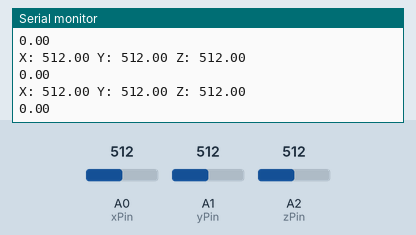
A sketch run on a simulated Arduino Uno R4 WiFi. Parts: the last lines printed to the serial monitor. Inputs (shaded band) come from the test bench; at power-on: A0 (xPin) = 512, A1 (yPin) = 512, A2 (zPin) = 512. WiFi joins after 1.5 s; servers stay silent unless stated; network time is answered at once with the bench clock; uploads are accepted with an empty reply; the local clock reads 2024-03-15 10:24:30 at power-on unless the sketch sets it.

Above: at 2.7 s.
2.8 s: A0 (xPin) set to 716
At 2.85 s:
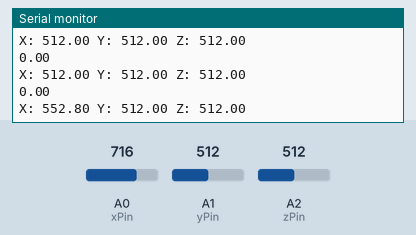
4.3 s: A1 (yPin) set to 716
At 4.3 s:
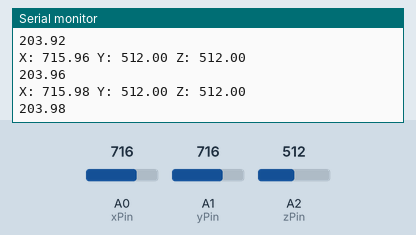
5.8 s: A2 (zPin) set to 716
At 5.86 s:
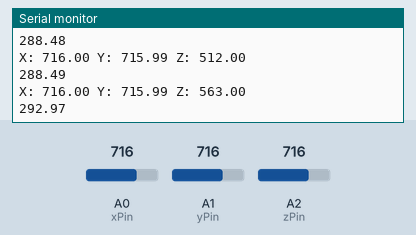
7.3 s: A0 (xPin) set to 900
At 10.17 s:
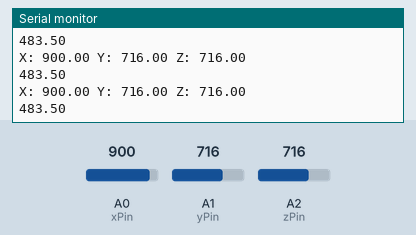
10.3 s: A1 (yPin) set to 900
At 10.34 s:
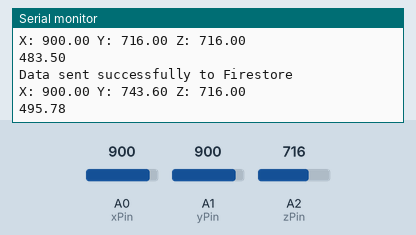
11.8 s: A2 (zPin) set to 900
At 11.89 s:
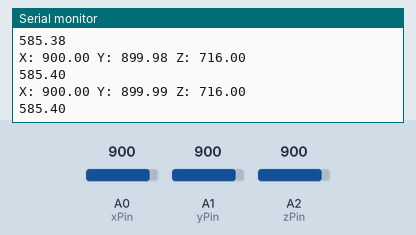
Timing chart, 0 to 14.3 s (numbered marks = the images above; inputs shaded):
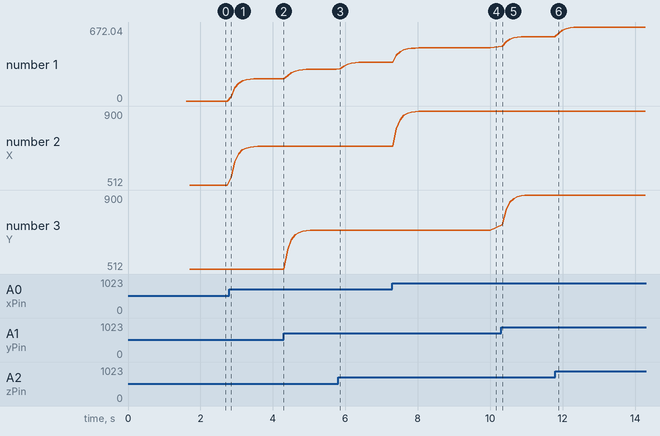

Measured:
- after the input at 2.8 s, the serial monitor: prints a new line after 0.05 s (image 1)
- after the input at 5.8 s, the serial monitor: prints a new line after 0.06 s (image 3)
- after the input at 7.3 s, the serial monitor: prints a new line after 0.11 s (image 4)
- after the input at 10.3 s, the serial monitor: prints a new line at once (image 5)
- plotted number 1: 0 → 203.98 after the input at 2.8 s, 203.98 → 288.49 after the input at 4.3 s, 288.49 → 353.33 after the input at 5.8 s, 353.33 → 483.5 after the input at 7.3 s, 483.5 → 585.4 after the input at 10.3 s
- plotted number 2: 512 → 715.98 after the input at 2.8 s, 716 → 900 after the input at 7.3 s

The sketch:

ImpactDetection.ino
```cpp
#include <WiFiS3.h>
#include <Wire.h>
#include <ArduinoHttpClient.h>
#include <ArduinoJson.h>
#include <NTPClient.h>
#include <WiFiUdp.h>
#include <TimeLib.h>
WiFiUDP ntpUDP;
NTPClient timeClient(ntpUDP, "pool.ntp.org");
const char* ssid = "mate40pro";
const char* password = "88888888";

// Firebase configuration
const char* host = "firestore.googleapis.com";
const char* apiKey = "AIzaSyDQLBZquq18ScMUz-CusPv1LZtTwV4dJxA";
const char* projectId = "fir-flutter-codelab-a80ae";
const char* collection = "Helmet-data-3in1"; // Collection name

// HTTP client
WiFiSSLClient wifiClient;
HttpClient client = HttpClient(wifiClient, host, 443);

unsigned long previousMillis = 0;  // 上次上传数据的时间
const long interval = 10000;       // 10秒钟的间隔

const int xPin = A0;
const int yPin = A1;
const int zPin = A2;

const int sampleSize = 10; // 每次取样的数量
const float alpha = 0.5;   // 低通滤波的权重

float xFiltered = 0;
float yFiltered = 0;
float zFiltered = 0;

float magnitude = 0;
bool Beinghit= false;

void setup() {
  Serial.begin(115200);
  xFiltered = analogRead(xPin);
  yFiltered = analogRead(yPin);
  zFiltered = analogRead(zPin);

  WiFi.begin(ssid, password);
  Serial.print("Connecting to Wi-Fi");
  // Initialize NTP client
  timeClient.begin();
  // Initialize sensor
  xFiltered = analogRead(xPin);
  yFiltered = analogRead(yPin);
  zFiltered = analogRead(zPin);
}

void loop() {
  impact();
      //获取当前时间
  unsigned long currentMillis = millis();
  // 检查是否到达上传数据的时间
  if (currentMillis - previousMillis >= interval) {
    // 保存当前时间
    previousMillis = currentMillis;
    // 上传数据到Firebase
    timeClient.update();
    senddata();
  }
}
void impact(){
  float xSum = 0, ySum = 0, zSum = 0;
  for (int i = 0; i < sampleSize; i++) {
    xSum += analogRead(xPin);
    ySum += analogRead(yPin);
    zSum += analogRead(zPin);
    delay(10); // 每次取样间隔10ms
  }

  // 计算取样平均值
  float x = xSum / sampleSize;
  float y = ySum / sampleSize;
  float z = zSum / sampleSize;

  // 低通滤波
  xFiltered = alpha * x + (1 - alpha) * xFiltered;
  yFiltered = alpha * y + (1 - alpha) * yFiltered;
  zFiltered = alpha * z + (1 - alpha) * zFiltered;

  // 打印当前滤波后的加速度值
  Serial.print("X: "); Serial.print(xFiltered);
  Serial.print(" Y: "); Serial.print(yFiltered);
  Serial.print(" Z: "); Serial.println(zFiltered);

  // 计算加速度矢量的模
  magnitude = sqrt(sq(xFiltered - 512) + sq(yFiltered - 512) + sq(zFiltered - 512));
  Serial.println(magnitude);
  // 检测撞击
  if (magnitude > 3000) { // 设定一个合理的阈值
    Serial.println("Impact detected!");
    Beinghit=true;
    // 可以在此处添加其他撞击检测后的处理逻辑
  }else{
    Beinghit=false;
  }
}

void senddata() {
  if (WiFi.status() == WL_CONNECTED) {
    // Get current timestamp
    timeClient.update();
    unsigned long epochTime = timeClient.getEpochTime();
    setTime(epochTime);
    // 检查是否为夏令时期间
    int timeOffset = 0;
    if (isDST(day(), month(), weekday())) {
      timeOffset = 0;  // UTC +1 小时
    }
    timeClient.setTimeOffset(timeOffset);

    char dateTimeStr[25];
    sprintf(dateTimeStr, "%04d-%02d-%02dT%02d:%02d:%02dZ", year(), month(), day(), hour(), minute(), second());

    // Building a REST API URL for Firestore
    String url = "https://firestore.googleapis.com/v1/projects/" + String(projectId) + "/databases/(default)/documents/" + String(collection) + "?key=" + apiKey;

    // Build JSON data
    StaticJsonDocument<200> doc;
    doc["fields"]["timestamp"]["timestampValue"] = dateTimeStr;  // 当前时间戳
    doc["fields"]["impactmagnitude"]["doubleValue"] = magnitude;  //
    doc["fields"]["impact"]["booleanValue"] = Beinghit;  //
    String jsonData;
    serializeJson(doc, jsonData);

    client.beginRequest();
    client.post(url);
    client.sendHeader("Content-Type", "application/json");
    client.sendHeader("Content-Length", jsonData.length());
    client.beginBody();
    client.print(jsonData);
    client.endRequest();

    // Get the response
    int statusCode = client.responseStatusCode();
    String response = client.responseBody();

    if (statusCode == 200) {
      Serial.println("Data sent successfully to Firestore");
    } else {
      Serial.print("Failed to send data, status code: ");
      Serial.println(statusCode);
      Serial.println("Response: " + response);
    }
  }
}

bool isDST(int day, int month, int weekday) {
    // 英国夏令时从三月最后一个周日开始到十月最后一个周日结束
    if (month < 3 || month > 10) return false; // 一月, 二月, 十一月和十二月
    if (month > 3 && month < 10) return true; // 四月到九月

    int previousSunday = day - weekday;

    // 在三月，我们在最后一个周日过后是夏令时
    if (month == 3) return previousSunday >= 25;
    // 在十月，我们在最后一个周日之前仍然是夏令时
    if (month == 10) return previousSunday < 25;

    return false; // 应该不会发生
}
```
